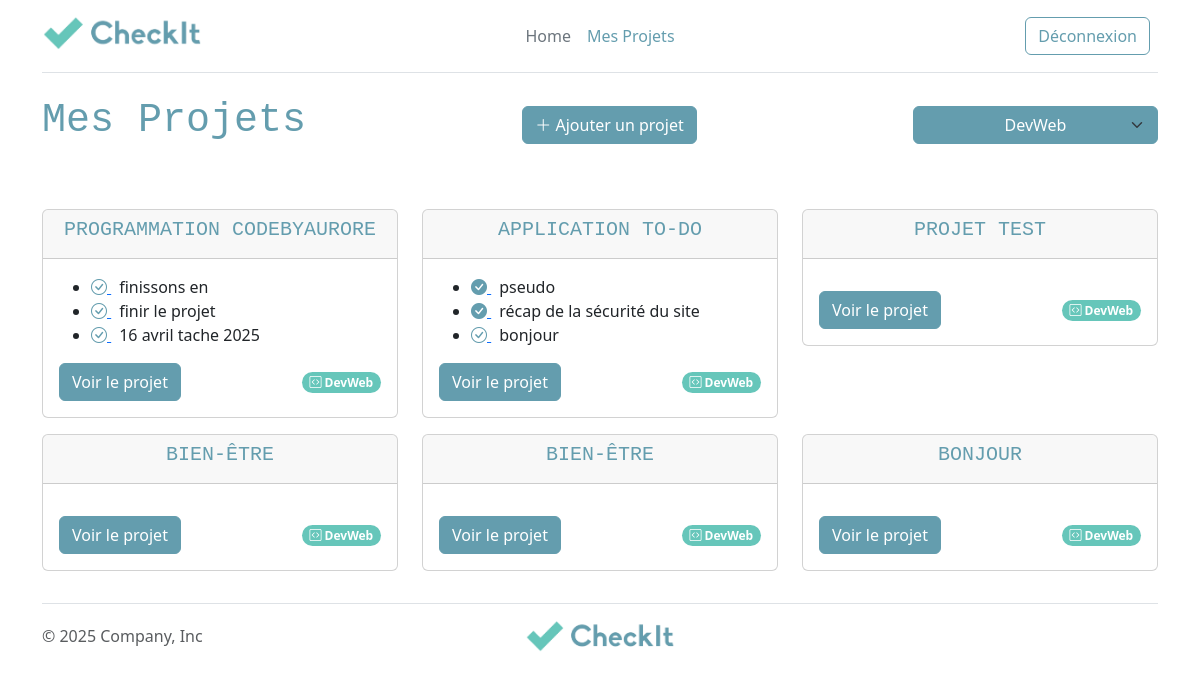
Page /mes-projets.php?domain=1 (signed in) on the committed database.
### tables this page shows
CREATE TABLE `project` (
  `id` int unsigned NOT NULL AUTO_INCREMENT,
  `title` varchar(100) NOT NULL,
  `needs` longtext NOT NULL,
  `domain_id` int unsigned NOT NULL,
  `user_id` int unsigned NOT NULL,
  PRIMARY KEY (`id`),
  KEY `user_id` (`user_id`),
  KEY `domain_id` (`domain_id`),
  CONSTRAINT `project_ibfk_1` FOREIGN KEY (`user_id`) REFERENCES `user` (`id`) ON DELETE RESTRICT ON UPDATE RESTRICT,
  CONSTRAINT `project_ibfk_2` FOREIGN KEY (`domain_id`) REFERENCES `domain` (`id`) ON DELETE RESTRICT ON UPDATE RESTRICT
);

CREATE TABLE `task` (
  `id` int unsigned NOT NULL AUTO_INCREMENT,
  `name` varchar(100) NOT NULL,
  `phase` enum('Analyse','Conception','Programmation','Déploiement') NOT NULL,
  `deadline` date DEFAULT NULL,
  `status` tinyint(1) NOT NULL,
  `description` text NOT NULL,
  `project_id` int unsigned NOT NULL,
  PRIMARY KEY (`id`),
  KEY `project_id` (`project_id`),
  CONSTRAINT `task_ibfk_1` FOREIGN KEY (`project_id`) REFERENCES `project` (`id`) ON DELETE RESTRICT ON UPDATE RESTRICT
);

CREATE TABLE `domain` (
  `id` int unsigned NOT NULL AUTO_INCREMENT,
  `name` varchar(100) NOT NULL,
  `icon` varchar(100) NOT NULL,
  PRIMARY KEY (`id`)
);

### src/session.php (called while the page is built, shortened)
<?php
function isUserConnected():bool
{
    return isset($_SESSION['user']);
}
?>

### src/domain.php (called while the page is built)
<?php
function getAllDomains(PDO $pdo):array
{
  $query = $pdo->prepare("SELECT * FROM domain");
  $query->execute();
  return $query->fetchAll(PDO::FETCH_ASSOC);
}

### src/project.php (called while the page is built, shortened)
<?php
function getProjectsByUserAndDomain(PDO $pdo, int $userId, $domain_id = null): array
{
    $sql = 'SELECT project.*, domain.name as domain_name, domain.icon as domain_icon
            FROM project
            JOIN domain ON project.domain_id = domain.id
            WHERE project.user_id = :user_id';
    if ($domain_id) {
        $sql .= ' AND domain_id = :domain_id';
    }
    $stmt = $pdo->prepare($sql);
    $stmt->bindValue(':user_id', $userId, PDO::PARAM_INT);
    if ($domain_id) {
        $stmt->bindValue(':domain_id', $domain_id, PDO::PARAM_INT);
    }
    $stmt->execute();
    return $stmt->fetchAll(PDO::FETCH_ASSOC);
}

### src/task.php (called while the page is built, shortened)
<?php
  require_once 'pdo.php';
  require_once 'project.php';
  function getProjectTasks(PDO $pdo, int $id): array
  {
      $stmt = $pdo->prepare("SELECT * FROM task WHERE project_id = :id ORDER BY deadline ASC");
      $stmt->bindValue(':id', $id, PDO::PARAM_INT);
      $stmt->execute();
      return $stmt->fetchAll(PDO::FETCH_ASSOC);
  }

### public/mes-projets.php (the view, shortened to what this page needs)
<?php
  require_once __DIR__ . '/../templates/header.php';
  require_once __DIR__ . '/../src/pdo.php';
  require_once __DIR__ . '/../src/project.php';
  require_once __DIR__ . '/../src/domain.php';
  require_once __DIR__ . '/../src/task.php';
$userId = $_SESSION['user']['id'];
$domain_id = isset($_GET['domain']) ? (int)$_GET['domain'] : null;
$domains = getAllDomains($pdo);
$projects = getProjectsByUserAndDomain($pdo, $userId, $domain_id);
?>
<div class="container">
  <div class="d-flex flex-column flex-md-row justify-content-between align-items-start align-items-md-center mb-3 gap-3">
    <h1>Mes Projets</h1>
    <div class="d-flex flex-column flex-md-row gap-3 mt-3 mt-md-0">
      <?php if (isUserConnected()) { ?>
        <a href="new-project.php" class="btn btn-primary mt-3 mt-md-0">
          <i class="bi bi-plus-lg"></i> Ajouter un projet
        </a>
      <?php } ?>
    </div>
    <form method="get" action="mes-projets.php" class="d-inline-block">
      <select name="domain" id="domain" onchange="this.form.submit()" class="form-select btn btn-primary px-5" style="width: auto;">
        <?php foreach ($domains as $domain): ?>
          <option value="<?= htmlspecialchars($domain['id']) ?>" <?= ($domain['id'] == $domain_id) ? 'selected' : '' ?>>
            <?= htmlspecialchars($domain['name']) ?>
          </option>
        <?php endforeach; ?>
      </select>
    </form>
  </div>
    <div class="row mt-5">
      <?php if (isUserConnected()) {
        if ($projects) {
          foreach ($projects as $project) { ?>
            <div class="col-md-4 my-2">
              <div class="card">
                <div class="card-header text-center">
                  <h3 class="card-title fs-5 fs-md-4 fs-lg-3 text-truncate">
                    <?= htmlspecialchars($project['title']) ?>
                  </h3>
                </div>
                <div class="card-body">
                  <?php
                    $tasks = getProjectTasks($pdo, $project['id']);
                    if ($tasks) {
                      $tasks = array_slice($tasks, 0, 3);
                  ?>
                  <ul class="project-group">
                    <?php foreach ($tasks as $task) { ?>
                      <li class="project-group-task">
                        <a class="me-2"
                          href="?id=<?= $task['id'] ?>&action=updateTaskStatus&redirect=project&task_id=<?= $task['id'] ?>&status=<?= !$task['status'] ?>">
                          <i class="bi bi-check-circle<?= ($task['status'] ? '-fill' : '') ?>"></i>
                        </a>
                        <?= htmlspecialchars($task['name']) ?>
                      </li>
                    <?php } ?>
                  </ul>
                  <?php } ?>
                  <div class="d-flex justify-content-between align-items-center mt-3">
                    <a href="show-project.php?id=<?= $project['id'] ?>" class="btn btn-primary">Voir le projet</a>
                    <span class="badge rounded-pill text-bg-primary">
                      <i class="bi <?= htmlspecialchars($project['domain_icon'] ?? '') ?>"></i>
                      <?= htmlspecialchars($project['domain_name'] ?? 'Domaine inconnu') ?>
                    </span>
                  </div>
                </div>
              </div>
            </div>
          <?php }
        } else { ?>
          <p>Aucun projet</p>
        <?php }
      } else { ?>
        <p>Pour consulter vos projets, veuillez vous connecter</p>
        <a href="login.php" class="btn btn-outline-primary me-2">Login</a>
      <?php } ?>
    </div>
  </div>
<?php
  require_once __DIR__ . "/../templates/footer.php"
?>

### rows in the picture
project: title "PROGRAMMATION CODEBYAURORE", domain.name "DevWeb"
task: status 0 (drawn), name "finissons en"
task: status 0 (drawn), name "finir le projet"
task: status 0 (drawn), name "16 avril tache 2025"
project: title "APPLICATION TO-DO", domain.name "DevWeb"
task: status 1 (drawn), name "pseudo"
task: status 1 (drawn), name "récap de la sécurité du site"
task: status 0 (drawn), name "bonjour"
project: title "PROJET TEST", domain.name "DevWeb"
project: title "BIEN-ÊTRE", domain.name "DevWeb"
project: title "BIEN-ÊTRE", domain.name "DevWeb"
project: title "BONJOUR", domain.name "DevWeb"

### other values in the picture
form field domain "DevWeb"
